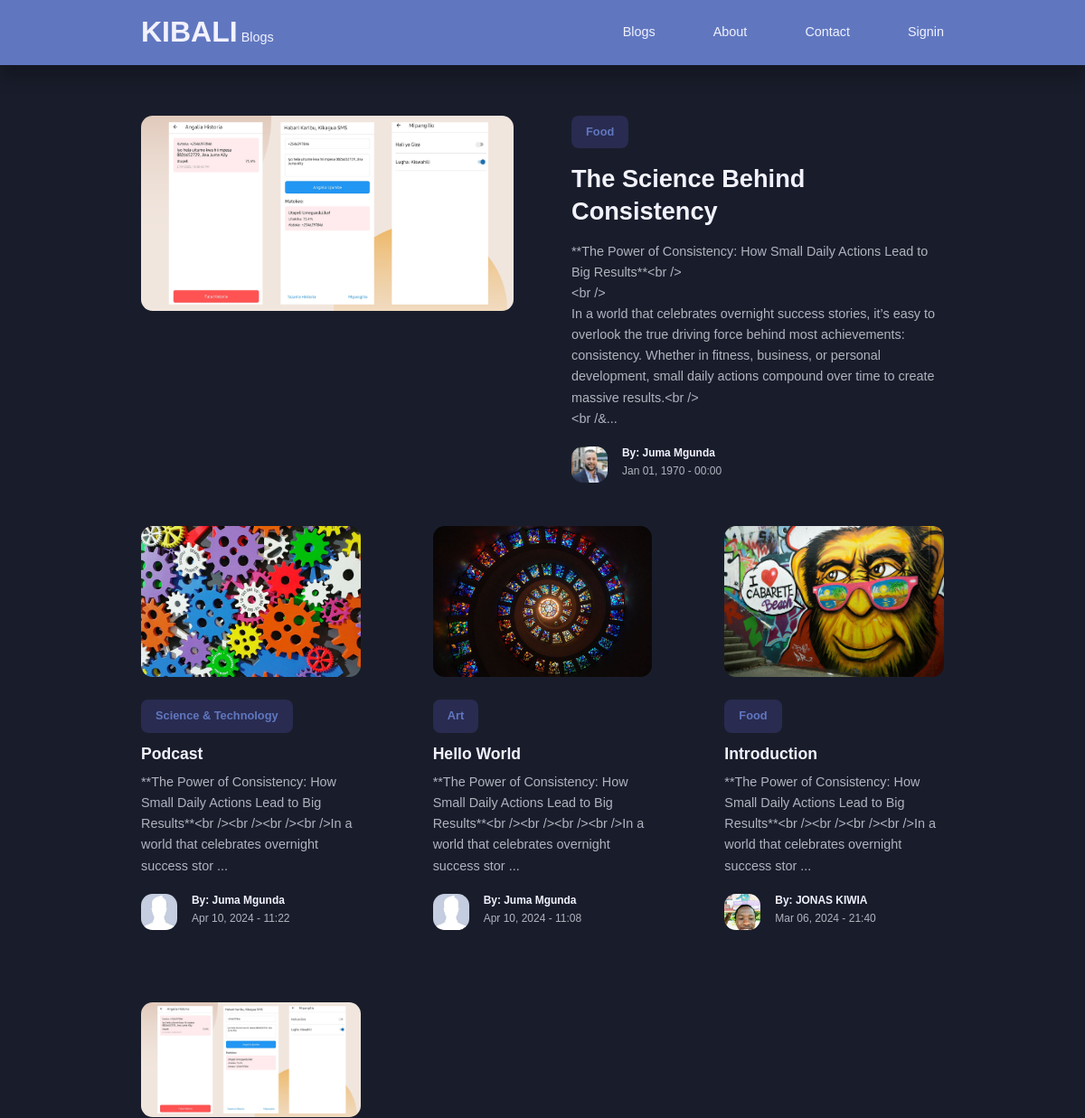
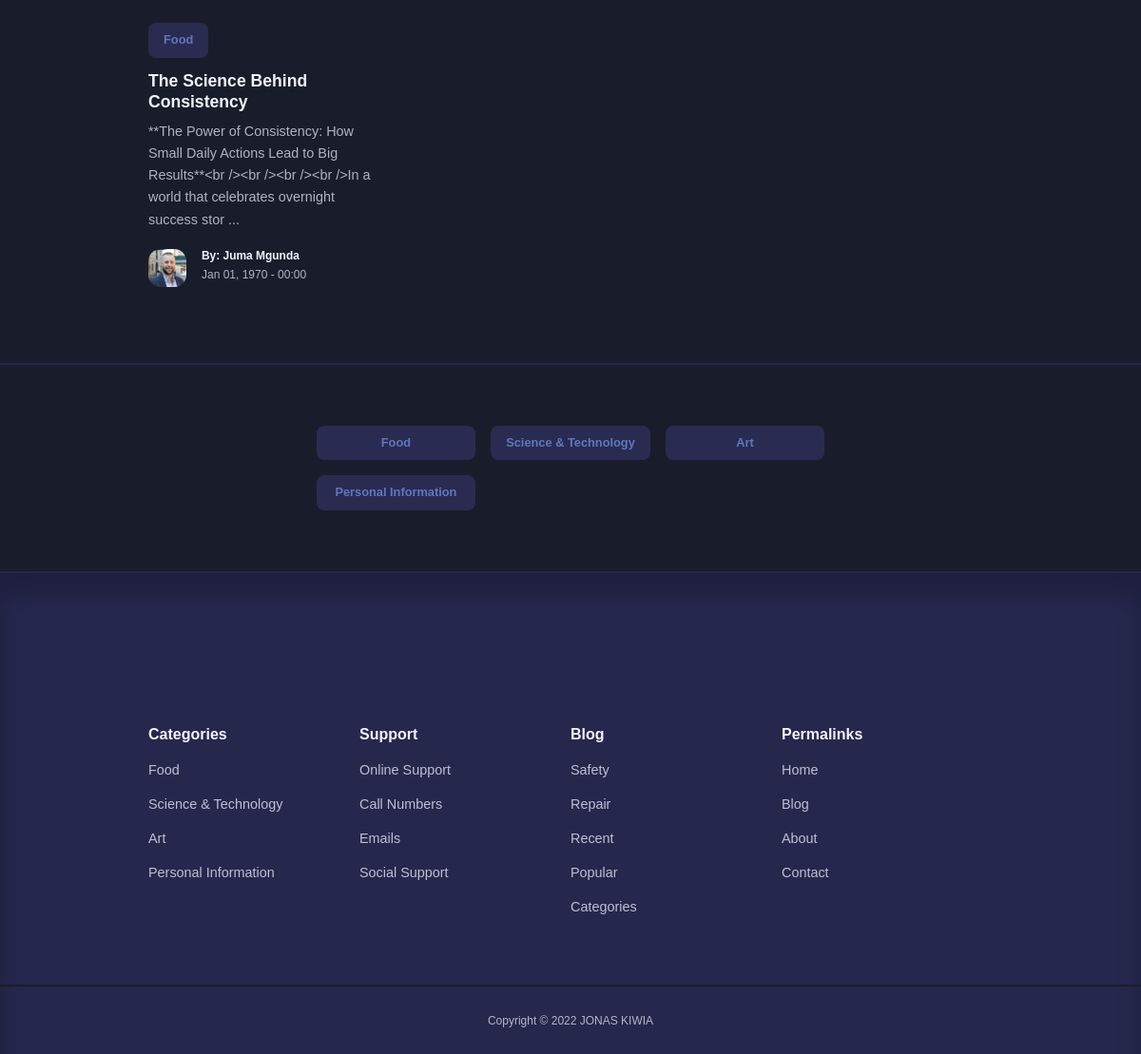
The page / on the database its author committed (2 pictures, top to bottom).
### tables this page shows
CREATE TABLE `posts` (
  `id` int(11) NOT NULL,
  `title` varchar(255) DEFAULT NULL,
  `body` text DEFAULT NULL,
  `thumbnail` varchar(255) DEFAULT NULL,
  `date_time` datetime DEFAULT NULL,
  `category_id` int(11) DEFAULT NULL,
  `author_id` int(11) DEFAULT NULL,
  `is_featured` tinyint(4) DEFAULT NULL
);

CREATE TABLE `categories` (
  `id` int(11) NOT NULL,
  `title` varchar(255) DEFAULT NULL,
  `description` text DEFAULT NULL
);

CREATE TABLE `users` (
  `id` int(11) NOT NULL,
  `firstname` varchar(255) DEFAULT NULL,
  `lastname` varchar(255) DEFAULT NULL,
  `username` varchar(255) DEFAULT NULL,
  `email` varchar(255) DEFAULT NULL,
  `password` varchar(255) DEFAULT NULL,
  `avatar` varchar(255) DEFAULT NULL,
  `is_admin` tinyint(4) DEFAULT NULL
);

### index.php (the view)
<?php
include 'partials/header.php';
$featured_query = "SELECT * FROM posts WHERE is_featured=1";
$featured_result = mysqli_query($connection, $featured_query);
$featured = mysqli_fetch_assoc($featured_result);
$query = "SELECT * FROM posts ORDER BY date_time DESC LIMIT 9";
$posts = mysqli_query($connection, $query);
?>
<?php if (mysqli_num_rows($featured_result) == 1) : ?>
    <section class="featured">
        <div class="container featured__container">
            <div class="post__thumbnail">
                <img src="./images/<?= $featured['thumbnail'] ?>" alt="<?= $featured['title'] ?>">
            </div>
            <div class="post__info">
                <?php
                $category_id = $featured['category_id'];
                $category_query = "SELECT * FROM categories WHERE id=$category_id";
                $category_result = mysqli_query($connection, $category_query);
                $category = mysqli_fetch_assoc($category_result);
                ?>
                <a href="<?= ROOT_URL ?>category-posts.php?id=<?= $featured['category_id'] ?>" class="category__button"><?= $category['title'] ?></a>
                <h2 class="post__title"><a href="<?= ROOT_URL ?>post.php?id=<?= $featured['id'] ?>"><?= $featured['title'] ?></a></h2>
                <p class="post__body">
                    <?= substr($featured['body'], 0, 400) ?>...
                </p>
                <div class="post__author">
                    <?php
                    $author_id = $featured['author_id'];
                    $author_query = "SELECT * FROM users WHERE id=$author_id";
                    $author_result = mysqli_query($connection, $author_query);
                    $author = mysqli_fetch_assoc($author_result);
                    ?>
                    <div class="post__author-avatar">
                        <img src="./images/<?= $author['avatar'] ?>" alt="<?= $author['firstname'] ?>">
                    </div>
                    <div class="post__author-info">
                        <h5>By: <?= "{$author['firstname']} {$author['lastname']}" ?></h5>
                        <small>
                            <?= date("M d, Y - H:i", strtotime($featured['date_time'])) ?>
                        </small>
                    </div>
                </div>
            </div>
        </div>
    </section>
<?php endif ?>
<section class="posts <?= $featured ? '' : 'section__extra-margin' ?>">
    <div class="container posts__container">
        <?php while ($post = mysqli_fetch_assoc($posts)) : ?>
            <article class="post">
                <div class="post__thumbnail">
                    <img src="./images/<?= $post['thumbnail'] ?>">
                </div>
                <div class="post__info">
                    <?php
                    $category_id = $post['category_id'];
                    $category_query = "SELECT * FROM categories WHERE id=$category_id";
                    $category_result = mysqli_query($connection, $category_query);
                    $category = mysqli_fetch_assoc($category_result);
                    ?>
                    <a href="<?= ROOT_URL ?>category-posts.php?id=<?= $category_id ?>" class="category__button"><?= $category['title'] ?></a>
                    <h3 class="post__title">
                        <a href="<?= ROOT_URL ?>post.php?id=<?= $post['id'] ?>"><?= $post['title'] ?></a>
                    </h3>
                    <p class="post__body">
                        <?= substr(filter_var($featured['body'], FILTER_SANITIZE_FULL_SPECIAL_CHARS), 0, 170) ?> ...
                    </p>
                    <div class="post__author">
                        <?php
                        $author_id = $post['author_id'];
                        $author_query = "SELECT * FROM users WHERE id=$author_id";
                        $author_result = mysqli_query($connection, $author_query);
                        $author = mysqli_fetch_assoc($author_result);
                        ?>
                        <div class="post__author-avatar">
                            <img src="./images/<?= $author['avatar'] ?>">
                        </div>
                        <div class="post__author-info">
                            <h5>By: <?= "{$author['firstname']} {$author['lastname']}" ?></h5>
                            <small><?= date("M d, Y - H:i", strtotime($post['date_time'])) ?></small>
                        </div>
                    </div>
                </div>
            </article>
        <?php endwhile ?>
    </div>
</section>
<section class="category__buttons">
    <div class="container category__buttons-container">
        <?php
        $all_categories_query = "SELECT * FROM categories";
        $all_categories = mysqli_query($connection, $all_categories_query);
        ?>
        <?php while ($category = mysqli_fetch_assoc($all_categories)) :  ?>
            <a href="<?= ROOT_URL ?>category-posts.php?id=<?= $category['id'] ?>" class="category__button"><?= $category['title'] ?></a>
        <?php endwhile ?>
    </div>
</section>
<?php
include 'partials/footer.php';
?>

### partials/header.php (shortened to what this page needs)
<!DOCTYPE html>
<html lang="en">
<head>
    <link rel="stylesheet" href="<?= ROOT_URL ?>css/style.css">
    <link rel="stylesheet" href="https://unicons.iconscout.com/release/v4.0.0/css/line.css">
</head>
<body>
    <nav>
        <div class="container nav__container">
            <div>
                <a href="<?= ROOT_URL ?>" class="nav__logo">KIBALI</a>
            <a href="<?= ROOT_URL ?>" class="">Blogs</a>
            </div>
            <ul class="nav__items">
                <li><a href="<?= ROOT_URL ?>blog.php">Blogs</a></li>
                <li><a href="<?= ROOT_URL ?>about.php">About</a></li>
                <li><a href="<?= ROOT_URL ?>contact.php">Contact</a></li>
                <?php if(isset($_SESSION['user-id'])): ?>
                    <li class="nav__profile">
                        <div class="avatar">
                            <img src="<?= ROOT_URL . 'images/' . $avatar['avatar'] ?>">
                        </div>
                        <ul>
                            <li><a href="<?= ROOT_URL ?>admin/index.php">Profile</a></li>
                            <li><a href="<?= ROOT_URL ?>logout.php">Logout</a></li>
                        </ul>
                    </li>
                <?php else : ?>
                    <li><a href="<?= ROOT_URL ?>signin.php">Signin</a></li>
                <?php endif ?>
            </ul>
        </div>
    </nav>

### partials/footer.php (shortened to what this page needs)
 <footer>
        <div class="container footer__container">
            <article>
                 <h4>Categories</h4>
            <?php
                $all_categories_query = "SELECT * FROM categories";
                $all_categories = mysqli_query($connection, $all_categories_query);
            ?>
            <?php while($category = mysqli_fetch_assoc($all_categories)) :  ?>
                <ul>
                    <li>
                    <a href="<?= ROOT_URL ?>category-posts.php?id=<?= $category['id']?>"><?= $category['title']?></a>
                </li>
                </ul>
            <?php endwhile?>
            </article>
            <article>
                <h4>Support</h4>
                <ul>
                    <li><a href="contact.php">Online Support</a></li>
                    <li><a href="tel:+255748687340">Call Numbers</a></li>
                    <li><a href="mailto:jonaskiwia1@gmail.com">Emails</a></li>
                    <li><a href="contact.php">Social Support</a></li>
                </ul>
            </article>
            <article>
                <h4>Blog</h4>
                <ul>
                    <li><a href="">Safety</a></li>
                    <li><a href="">Repair</a></li>
                    <li><a href="">Recent</a></li>
                    <li><a href="">Popular</a></li>
                    <li><a href="">Categories</a></li>
                </ul>
            </article>
            <article>
                <h4>Permalinks</h4>
                <ul>
                    <li><a href="home.php">Home</a></li>
                    <li><a href="blog.php">Blog</a></li>
                    <li><a href="about.php">About</a></li>
                    <li><a href="contact.php">Contact</a></li>
                </ul>
            </article>
        </div>
        <div class="footer__copyright">
            <small>Copyright &copy; 2022 JONAS KIWIA</small>
        </div>
    </footer>
</body>
</html>

### css/style.css (style rules this page uses)
:root { --color-primary: #6077c0; --color-primary-light: hsl(242, 91%, 69%, 18%); --color-primary-variant: #5854c7; --color-red: #da0f3f; --color-red-light: hsl(346, 87%, 46%, 15%); --color-green: #00c476; --color-green-light: hsl(156, 100%, 38%, 15%); --color-gray-900: #25274D; --color-gray-700: #2d2b7c; --color-gray-300: rgba(242, 242, 254, 0.3); --color-gray-200: rgba(242, 242, 254, 0.7); --color-white: #f2f2fe; --color-bg: #191d2b; --transition: all 300ms ease; --container-width-lg: 74%; --container-width-md: 88%; --form-width: 40%; --card-border-radius-1: 0.3rem; --card-border-radius-2: 0.5rem; --card-border-radius-3: 0.8rem; --card-border-radius-4: 2rem; --card-border-radius-5: 5rem; }
* { margin: 0; padding: 0; outline: 0; border: 0; appearance: 0; list-style: none; text-decoration: none; box-sizing: border-box; }
body { font-family: 'Trebuchet MS', 'Lucida Sans Unicode', 'Lucida Grande', 'Lucida Sans', Arial, sans-serif; line-height: 1.6; color: var(--color-gray-200); overflow-x: hidden; background: var(--color-bg); font-size: 0.9rem; }
.container { width: var(--container-width-lg); max-width: 1800px; margin-inline: auto; }
section { margin-top: 3rem; width: 100vw; }
h1, h2, h3, h4, h5 { color: var(--color-white); line-height: 1.3; }
h2 { font-size: 1.7rem; margin: 1rem 0; }
h3 { font-size: 1.1rem; margin: 0.8rem 0 0.5rem; }
h4 { font-size: 1rem; }
a { color: var(--color-white); transition: var(--transition); }
img { display: block; width: 100%; object-fit: cover; }
nav { background-color: var(--color-primary); width: 100vw; height: 4.5rem; position: fixed; top: 0; z-index: 10; box-shadow: 0 1rem 1rem rgba(0, 0, 0, 0.2); }
.nav__container { height: 100%; display: flex; align-items: center; justify-content: space-between; }
.nav__logo { font-weight: 600; font-size: 2rem; }
.nav__items { display: flex; align-items: center; gap: 4rem; }
.category__button { background: var(--color-primary-light); color: var(--color-primary); display: inline-block; padding: 0.5rem 1rem; border-radius: var(--card-border-radius-2); font-weight: 600; font-size: 0.8rem; text-align: center; }
.post__thumbnail { border-radius: var(--card-border-radius-3); border: none; overflow: hidden; margin-bottom: 1.6rem; }
.post__author { display: flex; gap: 1rem; margin-top: 1.2rem; }
.post__author-avatar { width: 2.5rem; height: 2.5rem; border-radius: var(--card-border-radius-3); overflow: hidden; }
.featured { margin-top: 8rem; }
.featured__container { display: grid; grid-template-columns: 1fr 1fr; gap: 4rem; }
.featured .post__thumbnail { height: fit-content; }
.posts__container { display: grid; grid-template-columns: repeat(3, 1fr); gap: 5rem; margin-bottom: 5rem; }
.category__buttons { padding: 4rem 0; border-top: 2px solid var(--color-gray-900); border-bottom: 2px solid var(--color-gray-900); }
.category__buttons-container { width: fit-content; display: grid; grid-template-columns: repeat(3, 1fr); gap: 1rem; }
footer { background: var(--color-gray-900); padding: 5rem 0 0; box-shadow: inset 0 1.5rem 1.5rem rgba(0, 0, 0, 0.2); }
.footer__container { display: grid; grid-template-columns: repeat(4, 1fr); }
footer h4 { color: var(--color-white); margin-bottom: 0.6rem; }
footer ul li { padding: 0.4rem 0; }
footer ul a { opacity: 0.75; }
.footer__copyright { text-align: center; padding: 1.5rem 0; border-top: 2px solid var(--color-bg); margin-top: 4rem; }

### rows shown on the page
posts: thumbnail (picture), title "The Science Behind Consistency", body "**The Power of Consistency: How Small Daily Actions Lead to Big Results**<br /> <br /> In a world that celebrates overnight success stories, it’s easy to overlook the true driving force behind most achievements: consistency. Whether in fitness, business, or personal development, small daily actions compound over time to create massive results.<br /> <br /&", date_time "Jan 01, 1970 - 00:00", body "**The Power of Consistency: How Small Daily Actions Lead to Big Results**<br /><br /><br /><br />In a world that celebrates overnight success stor", category.title "Food", author.avatar (picture), author.firstname "Juma", author.lastname "Mgunda"
categories: title "Food"
users: avatar (picture), firstname "Juma", lastname "Mgunda"
posts: thumbnail (picture), category.title "Science & Technology", title "Podcast", author.avatar (placeholder picture), author.firstname "Juma", author.lastname "Mgunda", date_time "Apr 10, 2024 - 11:22"
posts: thumbnail (picture), category.title "Art", title "Hello World", author.avatar (placeholder picture), author.firstname "Juma", author.lastname "Mgunda", date_time "Apr 10, 2024 - 11:08"
posts: thumbnail (picture), category.title "Food", title "Introduction", author.avatar (picture), author.firstname "JONAS", author.lastname "KIWIA", date_time "Mar 06, 2024 - 21:40"
categories: title "Science & Technology"
categories: title "Art"
categories: title "Personal Information"
